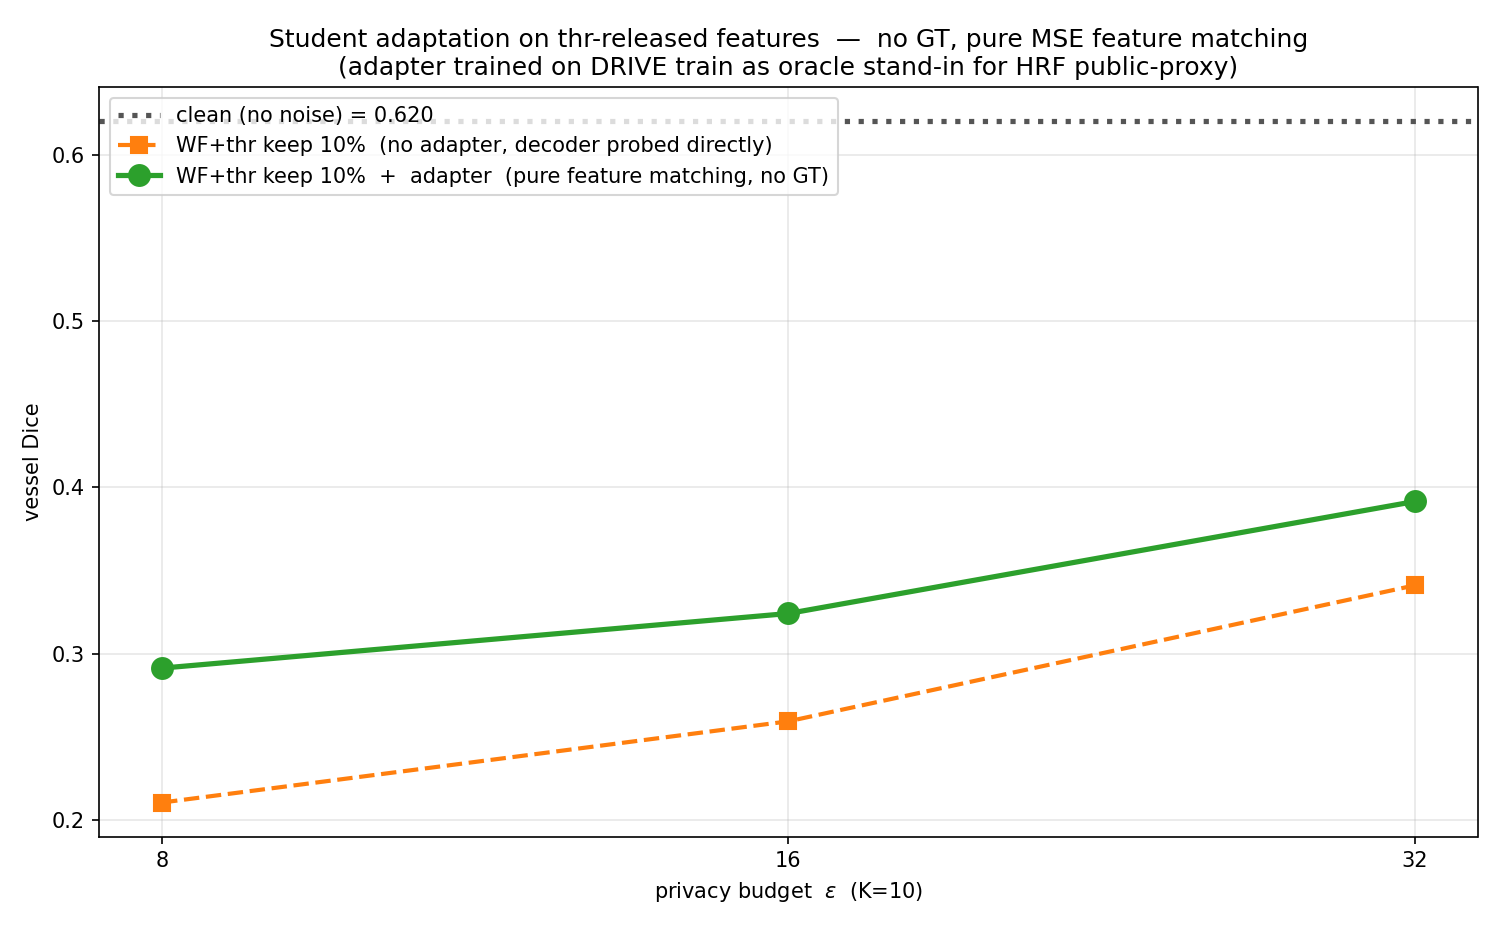

Here is the Python script that generated this plot:
"""
Student adapter for WF+thr-released features, NO GT supervision.

Goal: show whether a downstream adaptation step (trained only on (noisy
thr-released bn, clean bn) feature pairs, i.e. pure feature matching) can
push the Dice further toward the clean upper bound.

This is the WORKFLOW.md §0.5.1 option 3 ("drop task loss entirely") made
operational. In the real pipeline this adapter is trained on the public
HRF proxy; here, for the LOCAL demo, we use DRIVE train as an oracle and
say so explicitly. The mechanism question (does adaptation help?) does not
change with that substitution.

Architecture:
    adapter(x) = x + conv(x)   (residual; predicts the correction)

Pipeline at inference:
    image → teacher_encoder → clean_bn → clip+normalise + threshold + noise
          → adapter (trainable, no GT)
          → de-normalise
          → teacher_decoder (frozen)   ← post-processing
          → vessel mask
"""

import json
import sys
from pathlib import Path

import numpy as np
import torch
import torch.nn as nn
import torch.nn.functional as F
from torch.utils.data import DataLoader

sys.path.insert(0, str(Path(__file__).parent))
from drive_local_demo import (
    DriveDataset, TinyUNet, train_teacher, evaluate_vessel_dice,
    compute_importance, collect_caps, vessel_dice,
)
from drive_wf_threshold import thresholded_wf_sigma
from synthetic_demo import (
    eps_to_rho, uniform_sigma, clip_and_normalise, denormalise,
)


class FeatureAdapter(nn.Module):
    """Residual 3-conv adapter. Predicts a CORRECTION to the noisy thr bn."""
    def __init__(self, channels: int, hidden: int = 64):
        super().__init__()
        self.body = nn.Sequential(
            nn.Conv2d(channels, hidden, 3, padding=1),
            nn.BatchNorm2d(hidden), nn.ReLU(inplace=True),
            nn.Conv2d(hidden,   hidden, 3, padding=1),
            nn.BatchNorm2d(hidden), nn.ReLU(inplace=True),
            nn.Conv2d(hidden, channels, 3, padding=1),
        )

    def forward(self, x):
        return x + self.body(x)


def main():
    device = "mps" if torch.backends.mps.is_available() else "cpu"
    torch.manual_seed(0); np.random.seed(0)
    print(f"Device: {device}")

    # ---- teacher (frozen post-train) ----
    print("\n[Setup] Loading DRIVE + training teacher...")
    train_ds = DriveDataset("train", size=96)
    val_ds   = DriveDataset("val",   size=96)
    train_loader = DataLoader(train_ds, batch_size=4, shuffle=True)
    val_loader   = DataLoader(val_ds,   batch_size=4, shuffle=False)

    teacher = TinyUNet(in_ch=3, num_classes=2, base=32).to(device)
    train_teacher(teacher, train_loader, n_epochs=60, lr=1e-3, device=device)
    clean_dice = evaluate_vessel_dice(teacher, val_loader, device)
    importance = compute_importance(teacher, train_loader, device).to(device)
    caps       = collect_caps(teacher, train_loader, device).to(device)
    Cb = importance.shape[0]
    for p in teacher.parameters():
        p.requires_grad_(False)
    teacher.eval()
    print(f"  clean Dice: {clean_dice:.4f}")

    # ---- mechanism: keep top-10% with WF on active set ----
    K = 10
    keep_fraction = 0.1
    deltas = torch.full((Cb,), 2.0 / K, device=device)
    rank_order = torch.argsort(importance, descending=True)
    kk = max(1, int(round(keep_fraction * Cb)))
    mask = torch.zeros(Cb, dtype=torch.bool, device=device)
    mask[rank_order[:kk]] = True
    print(f"\nMechanism: WF+thr keep {keep_fraction*100:.0f}%  "
          f"→ {kk}/{Cb} active channels   K={K}")

    eps_list = [8.0, 16.0, 32.0]
    results = {"clean": clean_dice, "eps_list": eps_list}

    for eps in eps_list:
        rho = eps_to_rho(eps)
        sigma = thresholded_wf_sigma(deltas, importance, rho, mask)
        print(f"\n========== ε={eps} ==========")
        print(f"  σ on active set (mean): {sigma[mask].mean().item():.4f}")

        # ---------- BASELINE: probe with no adapter ----------
        baseline_scores = []
        with torch.no_grad():
            for x, y in val_loader:
                x, y = x.to(device), y.to(device)
                e1, e2, e3 = teacher.encode(x)
                torch.manual_seed(42 + int(eps * 100))
                bn_norm = clip_and_normalise(e3, caps)
                B, C, H, W = bn_norm.shape
                noise = torch.randn(B, C, H, W, device=device) * sigma.view(1, C, 1, 1)
                bn_thr = bn_norm + noise
                bn_thr[:, ~mask, :, :] = 0
                bn_out = denormalise(bn_thr, caps)
                baseline_scores.append(vessel_dice(teacher.decode(e1, e2, bn_out), y))
        baseline_dice = float(np.mean(baseline_scores))
        print(f"  [no adapter]    Dice = {baseline_dice:.4f}")

        # ---------- TRAIN ADAPTER (pure feature matching) ----------
        adapter = FeatureAdapter(Cb).to(device)
        opt = torch.optim.Adam(adapter.parameters(), lr=1e-3)
        n_epochs = 40
        adapter.train()
        for ep in range(n_epochs):
            total = 0.0
            for x, _ in train_loader:                       # NOTE: y unused — no GT
                x = x.to(device)
                with torch.no_grad():
                    e1, e2, e3 = teacher.encode(x)
                    bn_clean = clip_and_normalise(e3, caps)          # target (oracle in demo)
                B, C, H, W = bn_clean.shape
                noise = torch.randn(B, C, H, W, device=device) * sigma.view(1, C, 1, 1)
                bn_thr = bn_clean + noise
                bn_thr = bn_thr.detach().clone()
                bn_thr[:, ~mask, :, :] = 0

                opt.zero_grad()
                bn_pred = adapter(bn_thr)
                loss = F.mse_loss(bn_pred, bn_clean.detach())
                loss.backward()
                opt.step()
                total += loss.item()
            if (ep + 1) % 10 == 0 or ep == 0:
                print(f"    ep {ep+1:3d}/{n_epochs}  feat_loss={total/len(train_loader):.4f}")

        # ---------- EVAL WITH ADAPTER ----------
        adapter.eval()
        adapter_scores = []
        with torch.no_grad():
            for x, y in val_loader:
                x, y = x.to(device), y.to(device)
                e1, e2, e3 = teacher.encode(x)
                torch.manual_seed(42 + int(eps * 100))
                bn_clean = clip_and_normalise(e3, caps)
                B, C, H, W = bn_clean.shape
                noise = torch.randn(B, C, H, W, device=device) * sigma.view(1, C, 1, 1)
                bn_thr = bn_clean + noise
                bn_thr[:, ~mask, :, :] = 0
                bn_pred = adapter(bn_thr)
                bn_out = denormalise(bn_pred, caps)
                adapter_scores.append(vessel_dice(teacher.decode(e1, e2, bn_out), y))
        adapter_dice = float(np.mean(adapter_scores))
        lift = adapter_dice - baseline_dice
        print(f"  [with adapter]  Dice = {adapter_dice:.4f}   "
              f"(adapter lift {lift:+.4f},  clean = {clean_dice:.4f})")

        results[f"eps_{eps}"] = {
            "baseline_no_adapter": baseline_dice,
            "with_adapter":        adapter_dice,
            "adapter_lift":        lift,
            "clean_gap_closed":    lift / max(1e-9, clean_dice - baseline_dice),
        }

    out_path = Path(__file__).parent / "drive_student_adapter_results.json"
    out_path.write_text(json.dumps(results, indent=2))
    print(f"\nSaved: {out_path}")

    # ---- plot ----
    import matplotlib
    matplotlib.use("Agg")
    import matplotlib.pyplot as plt

    fig, ax = plt.subplots(figsize=(10, 6.2))
    ax.axhline(clean_dice, color="#555", ls=":", lw=2.5,
               label=f"clean (no noise) = {clean_dice:.3f}")
    base = [results[f"eps_{e}"]["baseline_no_adapter"] for e in eps_list]
    adap = [results[f"eps_{e}"]["with_adapter"]        for e in eps_list]
    ax.plot(eps_list, base, "s--", color="#ff7f0e", lw=2,   ms=8,
            label="WF+thr keep 10%  (no adapter, decoder probed directly)")
    ax.plot(eps_list, adap, "o-",  color="#2ca02c", lw=2.5, ms=10,
            label="WF+thr keep 10%  +  adapter  (pure feature matching, no GT)")

    ax.set_xscale("log", base=2)
    ax.set_xticks(eps_list)
    ax.set_xticklabels([str(int(e)) for e in eps_list])
    ax.set_xlabel("privacy budget  $\\epsilon$  (K=10)")
    ax.set_ylabel("vessel Dice")
    ax.set_title(
        "Student adaptation on thr-released features  —  "
        "no GT, pure MSE feature matching\n"
        "(adapter trained on DRIVE train as oracle stand-in for HRF "
        "public-proxy)"
    )
    ax.legend(loc="upper left", fontsize=10)
    ax.grid(alpha=0.3)
    fig.tight_layout()

    plot_path = Path(__file__).parent / "drive_student_adapter.png"
    fig.savefig(plot_path, dpi=150)
    print(f"Saved: {plot_path}")


if __name__ == "__main__":
    main()
